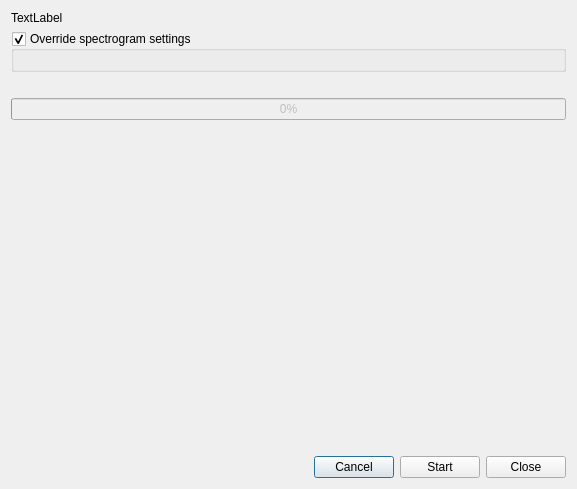
<?xml version="1.0" encoding="UTF-8"?>
<ui version="4.0">
 <class>AciDialog</class>
 <widget class="QDialog" name="AciDialog">
  <property name="geometry">
   <rect>
    <x>0</x>
    <y>0</y>
    <width>577</width>
    <height>489</height>
   </rect>
  </property>
  <property name="windowTitle">
   <string>Dialog</string>
  </property>
  <property name="modal">
   <bool>true</bool>
  </property>
  <layout class="QGridLayout" name="gridLayout">
   <item row="1" column="0" colspan="2">
    <widget class="QGroupBox" name="override_spectro">
     <property name="title">
      <string>Override spectrogram settings</string>
     </property>
     <property name="checkable">
      <bool>true</bool>
     </property>
     <layout class="QHBoxLayout" name="horizontalLayout">
      <item>
       <widget class="AciSpectroSettings" name="spectro_settings" native="true"/>
      </item>
     </layout>
    </widget>
   </item>
   <item row="0" column="0" colspan="2">
    <widget class="QLabel" name="label_2">
     <property name="text">
      <string>TextLabel</string>
     </property>
    </widget>
   </item>
   <item row="7" column="0">
    <spacer name="horizontalSpacer">
     <property name="orientation">
      <enum>Qt::Horizontal</enum>
     </property>
     <property name="sizeHint" stdset="0">
      <size>
       <width>40</width>
       <height>20</height>
      </size>
     </property>
    </spacer>
   </item>
   <item row="5" column="0" colspan="2">
    <widget class="QProgressBar" name="progress_bar">
     <property name="enabled">
      <bool>false</bool>
     </property>
     <property name="value">
      <number>0</number>
     </property>
    </widget>
   </item>
   <item row="7" column="1">
    <layout class="QHBoxLayout" name="horizontalLayout_3">
     <item>
      <widget class="QPushButton" name="btn_cancel">
       <property name="text">
        <string>Cancel</string>
       </property>
       <attribute name="buttonGroup">
        <string notr="true">buttonGroup</string>
       </attribute>
      </widget>
     </item>
     <item>
      <widget class="QPushButton" name="btn_start">
       <property name="text">
        <string>Start</string>
       </property>
       <attribute name="buttonGroup">
        <string notr="true">buttonGroup</string>
       </attribute>
      </widget>
     </item>
     <item>
      <widget class="QPushButton" name="btn_close">
       <property name="text">
        <string>Close</string>
       </property>
      </widget>
     </item>
    </layout>
   </item>
   <item row="4" column="0" colspan="2">
    <widget class="QLabel" name="lbl_progress">
     <property name="text">
      <string/>
     </property>
    </widget>
   </item>
   <item row="6" column="0" colspan="2">
    <spacer name="verticalSpacer">
     <property name="orientation">
      <enum>Qt::Vertical</enum>
     </property>
     <property name="sizeHint" stdset="0">
      <size>
       <width>20</width>
       <height>40</height>
      </size>
     </property>
    </spacer>
   </item>
  </layout>
 </widget>
 <customwidgets>
  <customwidget>
   <class>AciSpectroSettings</class>
   <extends>QWidget</extends>
   <header>gui/widgets/menus/acispectrosettings.h</header>
   <container>1</container>
  </customwidget>
 </customwidgets>
 <resources/>
 <connections/>
 <buttongroups>
  <buttongroup name="buttonGroup"/>
 </buttongroups>
</ui>
